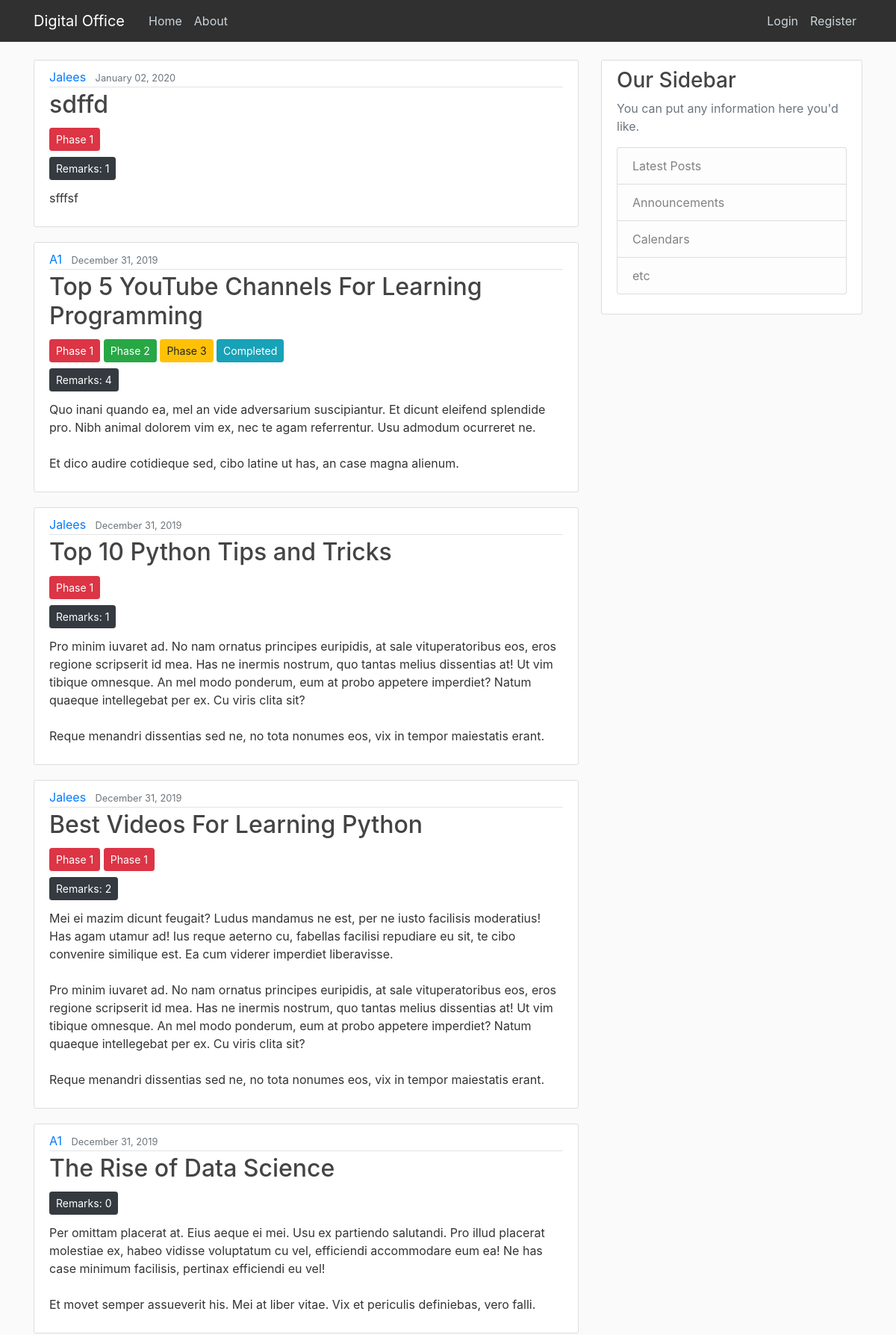
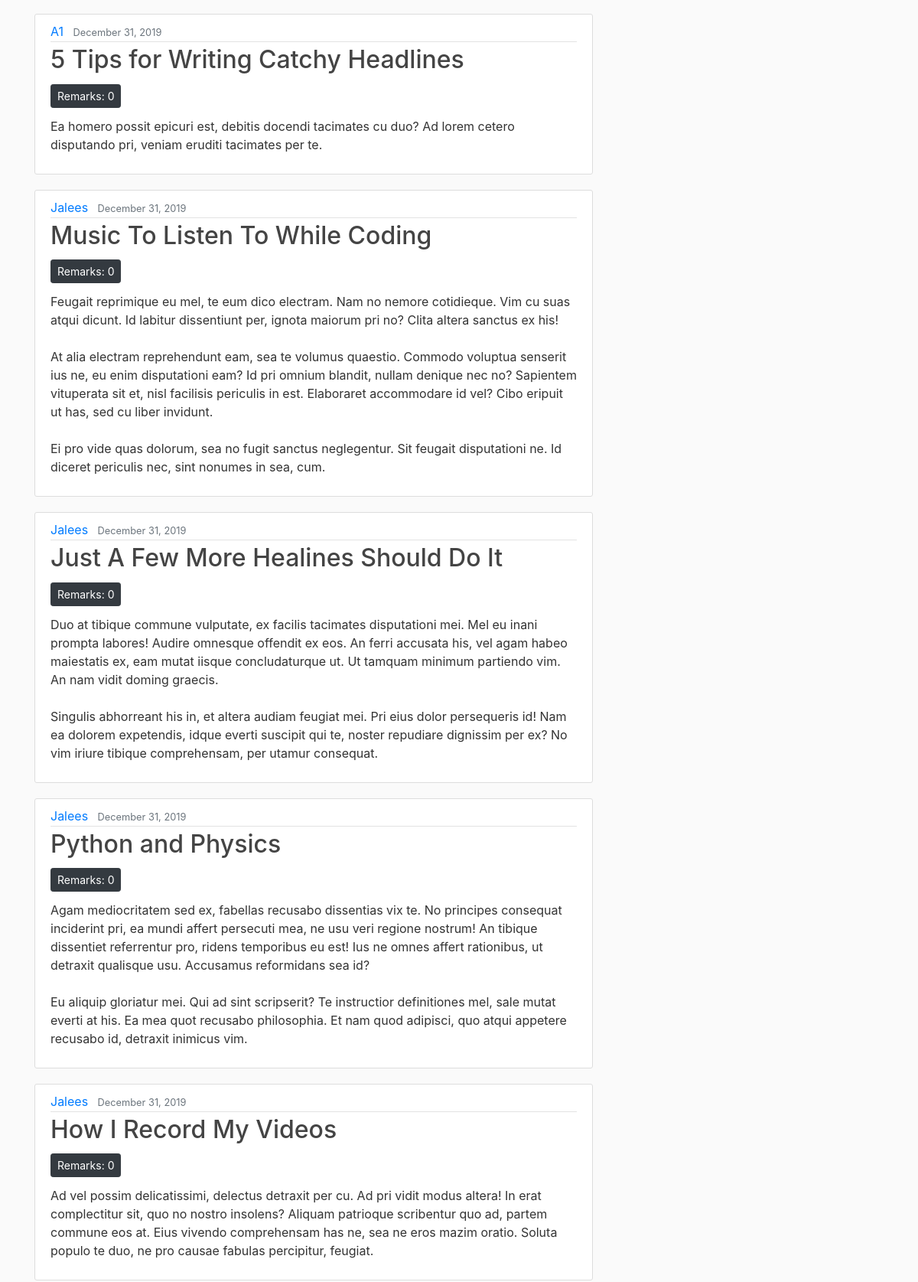
Screenshot of /blog/ (upper part) with the database file from the repository (2 pictures, top to bottom).
### blog/models.py (models this page shows, shortened)
class Files(models.Model):
    title=models.CharField(max_length=100)
    summary=models.TextField()
    date_posted=models.DateTimeField(default=timezone.now)
    author=models.ForeignKey(User,on_delete=models.CASCADE)

class Comment(models.Model):
    files = models.ForeignKey('blog.Files', on_delete=models.CASCADE, related_name='comments')
    author = models.CharField(max_length=200)
    text = models.TextField()
    role = models.CharField(max_length=200,default="Scan")
    created_date = models.DateTimeField(default=timezone.now)
    approved_comment = models.BooleanField(default=False)
    stage1=models.CharField(max_length=7,default="False")
    stage2=models.CharField(max_length=7,default="False")
    stage3=models.CharField(max_length=7,default="False")
    final=models.CharField(max_length=7,default="False")

### blog/views.py (the view)
# urls.py: path('',FileListView.as_view(),name='blog-home'),
class FileListView(ListView):
    model= Files
    template_name = 'blog/home.html'
    context_object_name= 'Files'
    ordering = ['-date_posted']

### blog/templates/blog/home.html
{% extends "blog/base.html" %}
{% block content %}
{% for file in Files %}
<article class="media content-section">
    <div class="media-body">
      <div class="article-metadata">
        <a class="mr-2" href="#">{{ file.author }}</a>
        <small class="text-muted">{{ file.date_posted | date:"F d, Y" }}</small>
      </div>
      <h2
      ><a class="article-title" href="{% url 'file-detail' file.id %}">{{ file.title }}</a></h2>
      {%  for C in file.comments.all %}
      {% if C.final == "True" %}
        <button type="button" class="btn btn-info btn-sm mt-1 mb-1">Completed</button>
       {% elif C.stage3 == "True" %}
       <button type="button" class="btn btn-warning btn-sm mt-1 mb-1">Phase 3</button>
       {% elif C.stage2 == "True" %}
       <button type="button" class="btn btn-success btn-sm mt-1 mb-1">Phase 2</button>
       {% else  %}
       <button type="button" class="btn btn-danger btn-sm mt-1 mb-1">Phase 1</button>
       {% endif %}
       {% endfor %}
     <h3><a class="btn btn-dark btn-sm mt-1 mb-1"  href="{% url 'file-detail' pk=file.id %}">Remarks: {{ file.comments.count }}</a></h3>
      <p class="article-content">{{ file.summary }}</p>
    </div>
  </article>
{% endfor %}
{% endblock %}

### blog/static/blog/main.css (style rules this page uses)
body { background: #fafafa; color: #333333; margin-top: 5rem; }
h1, h2, h3, h4, h5, h6 { color: #444444; }
.content-section { background: #ffffff; padding: 10px 20px; border: 1px solid #dddddd; border-radius: 3px; margin-bottom: 20px; }
.article-title { color: #444444; }
.article-content { white-space: pre-line; }
.article-metadata { padding-bottom: 1px; margin-bottom: 4px; border-bottom: 1px solid #e3e3e3 }

### rows the page displays
Files: author "Jalees", date_posted "January 02, 2020", title "sdffd", comments.count "1", summary "sfffsf"
Comment: final "Phase 1"
Files: author "A1", date_posted "December 31, 2019", title "Top 5 YouTube Channels For Learning Programming", comments.count "4", summary "Quo inani quando ea, mel an vide adversarium suscipiantur. Et dicunt eleifend splendide pro. Nibh animal dolorem vim ex, nec te agam referrentur. Usu admodum ocurreret ne. Et dico audire cotidieque sed, cibo latine ut has, an case magna alienum."
Comment: final "Phase 1"
Comment: final "Phase 2"
Comment: final "Phase 3"
Comment: final "Completed"
Files: author "Jalees", date_posted "December 31, 2019", title "Top 10 Python Tips and Tricks", comments.count "1", summary "Pro minim iuvaret ad. No nam ornatus principes euripidis, at sale vituperatoribus eos, eros regione scripserit id mea. Has ne inermis nostrum, quo tantas melius dissentias at! Ut vim tibique omnesque. An mel modo ponderum, eum at probo appetere imperdiet? Natum quaeque intellegebat per ex. Cu viris clita sit? Reque menandri dissentias sed ne, no tota nonumes eos, vix in tempor maiestatis erant."
Comment: final "Phase 1"
Files: author "Jalees", date_posted "December 31, 2019", title "Best Videos For Learning Python", comments.count "2", summary "Mei ei mazim dicunt feugait? Ludus mandamus ne est, per ne iusto facilisis moderatius! Has agam utamur ad! Ius reque aeterno cu, fabellas facilisi repudiare eu sit, te cibo convenire similique est. Ea cum viderer imperdiet liberavisse. Pro minim iuvaret ad. No nam ornatus principes euripidis, at sale vituperatoribus eos, eros regione scripserit id mea. Has ne inermis nostrum, quo tantas melius dissentias at! Ut vim tibique omnesque. An mel modo ponderum, eum at probo appetere imperdiet? Natum quaeque intellegebat per ex. Cu viris clita sit? Reque menandri dissentias sed ne, no tota nonumes eos, vix in tempor maiestatis erant."
Comment: final "Phase 1"
Comment: final "Phase 1"
Files: author "A1", date_posted "December 31, 2019", title "The Rise of Data Science", comments.count "0", summary "Per omittam placerat at. Eius aeque ei mei. Usu ex partiendo salutandi. Pro illud placerat molestiae ex, habeo vidisse voluptatum cu vel, efficiendi accommodare eum ea! Ne has case minimum facilisis, pertinax efficiendi eu vel! Et movet semper assueverit his. Mei at liber vitae. Vix et periculis definiebas, vero falli."
Files: author "A1", date_posted "December 31, 2019", title "5 Tips for Writing Catchy Headlines", comments.count "0", summary "Ea homero possit epicuri est, debitis docendi tacimates cu duo? Ad lorem cetero disputando pri, veniam eruditi tacimates per te."
Files: author "Jalees", date_posted "December 31, 2019", title "Music To Listen To While Coding", comments.count "0", summary "Feugait reprimique eu mel, te eum dico electram. Nam no nemore cotidieque. Vim cu suas atqui dicunt. Id labitur dissentiunt per, ignota maiorum pri no? Clita altera sanctus ex his! At alia electram reprehendunt eam, sea te volumus quaestio. Commodo voluptua senserit ius ne, eu enim disputationi eam? Id pri omnium blandit, nullam denique nec no? Sapientem vituperata sit et, nisl facilisis periculis in est. Elaboraret accommodare id vel? Cibo eripuit ut has, sed cu liber invidunt. Ei pro vide quas dolorum, sea no fugit sanctus neglegentur. Sit feugait disputationi ne. Id diceret periculis nec, sint nonumes in sea, cum."
Files: author "Jalees", date_posted "December 31, 2019", title "Just A Few More Healines Should Do It", comments.count "0", summary "Duo at tibique commune vulputate, ex facilis tacimates disputationi mei. Mel eu inani prompta labores! Audire omnesque offendit ex eos. An ferri accusata his, vel agam habeo maiestatis ex, eam mutat iisque concludaturque ut. Ut tamquam minimum partiendo vim. An nam vidit doming graecis. Singulis abhorreant his in, et altera audiam feugiat mei. Pri eius dolor persequeris id! Nam ea dolorem expetendis, idque everti suscipit qui te, noster repudiare dignissim per ex? No vim iriure tibique comprehensam, per utamur consequat."
Files: author "Jalees", date_posted "December 31, 2019", title "Python and Physics", comments.count "0", summary "Agam mediocritatem sed ex, fabellas recusabo dissentias vix te. No principes consequat inciderint pri, ea mundi affert persecuti mea, ne usu veri regione nostrum! An tibique dissentiet referrentur pro, ridens temporibus eu est! Ius ne omnes affert rationibus, ut detraxit qualisque usu. Accusamus reformidans sea id? Eu aliquip gloriatur mei. Qui ad sint scripserit? Te instructior definitiones mel, sale mutat everti at his. Ea mea quot recusabo philosophia. Et nam quod adipisci, quo atqui appetere recusabo id, detraxit inimicus vim."
Files: author "Jalees", date_posted "December 31, 2019", title "How I Record My Videos", comments.count "0", summary "Ad vel possim delicatissimi, delectus detraxit per cu. Ad pri vidit modus altera! In erat complectitur sit, quo no nostro insolens? Aliquam patrioque scribentur quo ad, partem commune eos at. Eius vivendo comprehensam has ne, sea ne eros mazim oratio. Soluta populo te duo, ne pro causae fabulas percipitur, feugiat."
